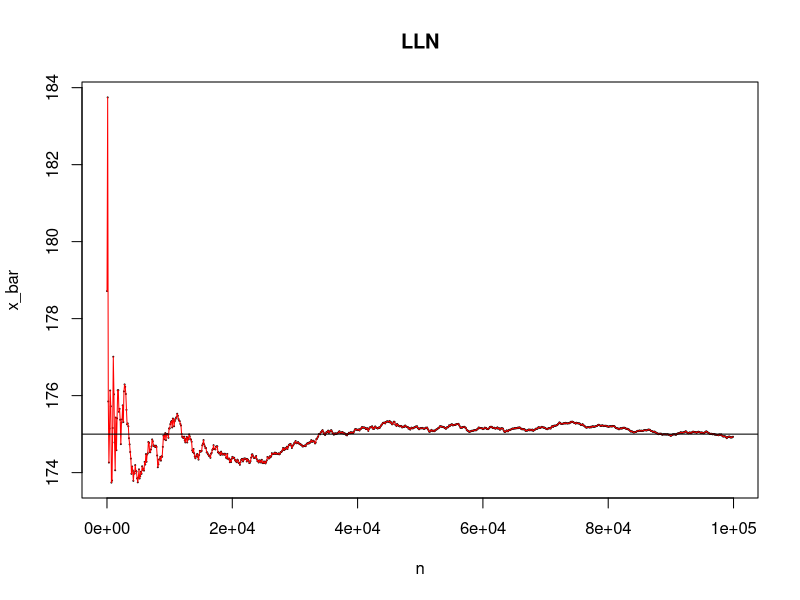

This figure's R source:

set.seed(31415) # - liczby beda tak samo losowane - ta sama próba
n <- 100
x <- rnorm(n, mean=0, sd = 1)
x_bar <- mean(x)
x_bar

#explore sequence of n=1...10000
n_seq <- seq(10,100000,by=100)
length(n_seq)
x_bar_seq <- NULL
mu <- 175
sigma <- 100

#write a function
for(i in 1:length(n_seq)){
  print(n_seq[i])
  set.seed(31415)
 # x <- rnorm(n_seq[i], mean=0, sd = 1)
  x <- rnorm(n_seq[i], mean=mu, sd = sigma)
  x_bar <- mean(x)
  x_bar_seq[i] <- x_bar
}
length(x_bar_seq)
x_bar_seq


plot(n_seq,x_bar_seq, main="LLN", col="black", cex=0.1, xlab = "n",ylab="x_bar")
lines(x=n_seq, y = x_bar_seq, type="l", col= "red")
#abline(a =0,b=0, col="black")
abline(a =mu,b=0, col="black")


#sredni wzrost kobiet i mezczyzn
mu_f <- 165
n_f <- 1000
sd_f <- 50

mu_m <- 180
n_m <- 1200
sd_m <- 55

male <- rnorm(n_m, mean=mu_m, sd = sd_m)
female <- rnorm(n_f, mean=mu_f, sd = sd_f)

#Im wieksza średnia z próby bedzie dąyc do wartości oczekiwanej 


